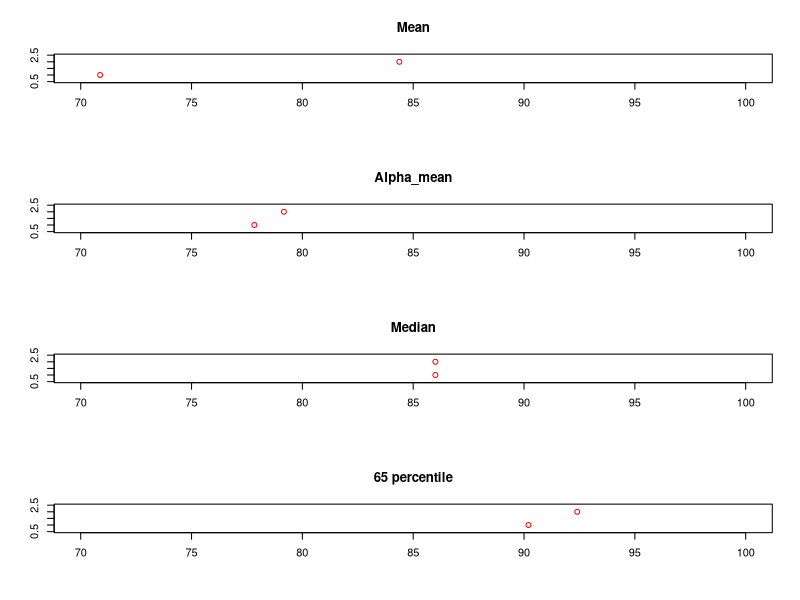

Recreate this plot in R.
#q.2
par(mfrow = c(1,1))
v = c(100 ,84,88 ,96 ,0 ,69 ,38 ,92)
#q.2.1
v_mean = mean(v)
v_mean
#q.2.2
mean_alpha_cut <- function(v, alpha){
  n = length(v)
  cut_per_side = floor(alpha*n)
  sorted_v = sort(v)
  m = mean((sorted_v[(1+cut_per_side):(length(v)-cut_per_side)]))
  return(m)
}
v_alpha_mean = mean_alpha_cut(v,0.2)
v_alpha_mean
#q.2.3
v_median = median(v)
v_median
#q.2.4
v_65_percentile = quantile(v,0.65)
v_65_percentile



#q.2.2
new_v = c(100 ,84,88 ,96 ,0 ,69 ,38 ,200)
new_v_mean = mean(new_v)
new_v_mean
new_v_alpha_mean = mean_alpha_cut(new_v,0.2)
new_v_alpha_mean
new_v_median = median(new_v)
new_v_median
new_v_65_percentile = quantile(new_v,0.65)
new_v_65_percentile


par(mfrow = c(4,1))
plot(c(v_mean, new_v_mean),c(1,2), xlim = c(70,100), 
     ylim=c(0.5,2.5) ,col="red", main = "Mean", xlab ="", ylab = "")
plot(c(v_alpha_mean, new_v_alpha_mean), xlim = c(70,100), 
     c(1,2),ylim =c(0.5,2.5), col="red", main = "Alpha_mean", xlab ="", ylab = "")
plot(c(v_median, new_v_median),c(1,2),xlim = c(70,100),
     ylim =c(0.5,2.5), col="red", main = "Median", xlab ="", ylab = "")
plot(c(v_65_percentile, new_v_65_percentile),c(1,2), 
     xlim = c(70,100), ylim =c(0.5,2.5), col="red", 
     main = "65 percentile", xlab ="", ylab = "")
# From the following graphs we can inspect the sensitivity 
# of each summary statistic.
# the Mean has changed the most - very small or large values 
# in some observations can lead to major changes.
# the alpha_mean has changed a bit - as we were expecting - 
# after we added the 200 value, the value that was in the previous 
# (1-alpha)*n place took part in the new mean. 
# that caused the mean to increase from the previous vector.
# this kind of summary statistic gives us good results, and has Robustness as we
# would like to.
# because the length of the vector is 8, the median is the mean of 84 and 88,
# which were not changed between the two observations.
# on the other hand, the 65_percentile is the weighted average of the 6_th and 
# 7_th place according to their sorted indexes distance from the 65%. 
# the value in the 7_th got increased, therefore the 65_percentile got increased.
# even though the change was not that big, this summary statistic has great
# sensitivity to the distance between following observations 
# in the order statistic .  

